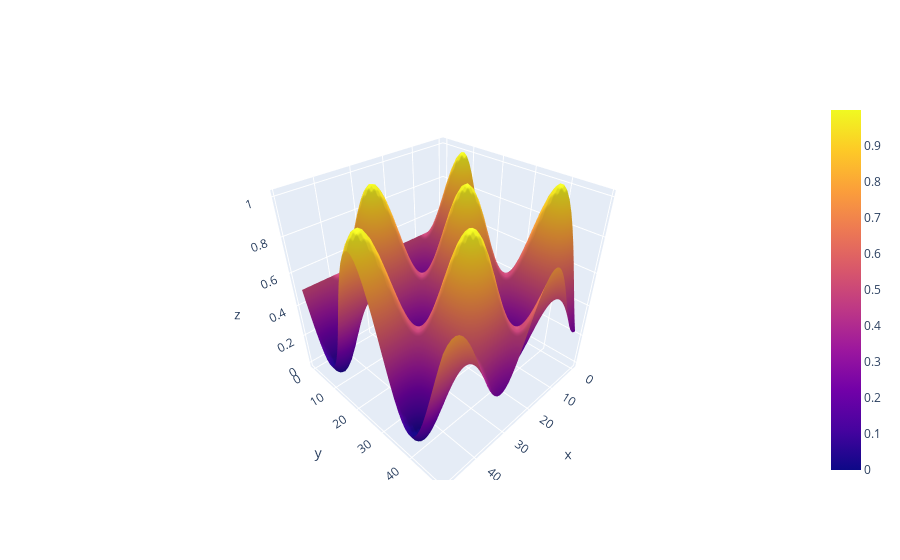

The cell this chart's notebook holds for it:
### Markdown cell above
# Some Function - *y_func*

### Code cell
def y_func(a, b):
    """
    :param a: between [0, 1]
    :param b: between [0, 1]
    :return: between [0, 1]
    """
    mult = 50
    a *= mult
    b *= mult
    return np.sin(a / 5) * np.cos(b / 5) / 2 + 0.5  # - np.log(b)


def compare_graphs(func_hat, func_real, compare: bool =True):
    x = np.linspace(0.0, SCALE, num=50)
    y = np.linspace(0.0, SCALE, num=50)
    z_hat = np.zeros((len(x), len(y)))
    z_real = np.zeros((len(x), len(y)))
    scatter_dict_real = {'x': [], 'y': [], 'z': []}
    scatter_dict_hat = {'x': [], 'y': [], 'z': []}

    for i_indx, i in enumerate(x):
        for j_indx, j in enumerate(y):
            z_hat[i_indx, j_indx] = func_hat(torch.Tensor([[i, j]]).double()).item()
            z_real[i_indx, j_indx] = func_real(i, j)
            x_rund_num = random.uniform(0, SCALE)
            y_rund_num = random.uniform(0, SCALE)
            scatter_dict_real['x'].append(x_rund_num)
            scatter_dict_real['y'].append(y_rund_num)
            scatter_dict_real['z'].append(func_real(x_rund_num, y_rund_num))
            if compare:
                scatter_dict_hat['x'].append(x_rund_num)
                scatter_dict_hat['y'].append(y_rund_num)
                scatter_dict_hat['z'].append(
                    func_hat(torch.Tensor([[x_rund_num, y_rund_num]]).double()).item()
                )

    if compare:
        fig = go.Figure(data=[
            go.Surface(z=z_hat),
            go.Surface(z=z_real, opacity=0.5)
        ])# showscale=False, colorbar_x=-0.07,
        fig.show()
    else:
        fig = go.Figure(data=[
#             go.Surface(z=z_hat),
            go.Surface(z=z_real, opacity=1)
        ])# showscale=False, colorbar_x=-0.07,
        fig.show()
#         fig = px.scatter_3d(scatter_dict_real,
#                             x='x', y='y', z='z', opacity=0.1, color='z', size_max=5)
#         fig.show()

compare_graphs(func_hat=lambda x, y=0 : torch.Tensor([0]), func_real=y_func, compare=False)

### Figure 1 — Plotly figure (JSON) as saved in the notebook; plotly's stock layout.template omitted (floating-point values rounded to 4 significant figures; data arrays with more than 128 entries replaced by an {"elided": "..."} marker saying what was removed)
{"data": [{"opacity": 1, "type": "surface", "z": {"elided": "50x50 float values"}}], "layout": {"autosize": true, "scene": {"aspectmode": "auto", "aspectratio": {"x": 1, "y": 1, "z": 1}}}}
